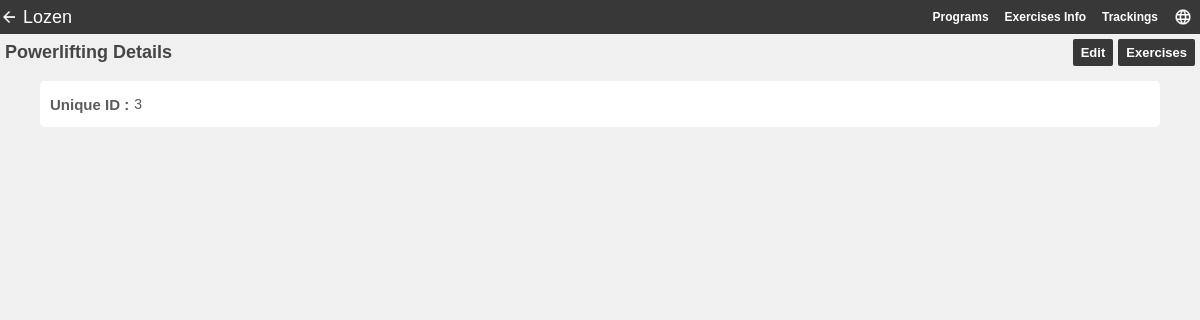
/programs/detail?program_id=3, run on an earlier commit of the app's database.
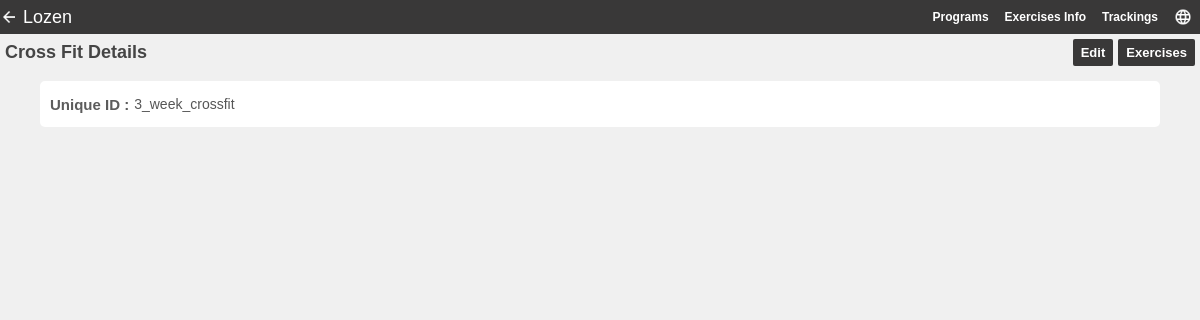
And on a later commit of the database.
### programs/models.py (models this page shows)
class Program(models.Model):
  training = models.ForeignKey(Training, on_delete=models.CASCADE)
  unique_id = models.CharField(max_length=32, unique=True, blank=False, null=False)
  version = models.PositiveSmallIntegerField()

### trainings/models.py (models this page shows)
class Training(models.Model):
  title = models.CharField(max_length=32)
  version = models.PositiveSmallIntegerField()

### programs/views.py (the view)
# urls.py: path('detail?program_id=<int:pk>',views.ProgramDetailView.as_view(), name='detail'),
class ProgramDetailView(DetailView):
    model = Program
    template_name = 'programs/detail.html'
    context_object_name = 'program'
    def get_context_data(self, **kwargs):
        context = super().get_context_data(**kwargs)
        training_id = self.object.training_id
        language_id = 1
        context.update(dict(
            url_back = reverse_lazy('programs:list', kwargs=dict(training_id=training_id, language_id=language_id)),
        ))
        return context

### programs/templates/programs/detail.html (shortened to what this page needs)
{% extends 'base.html' %}
{% load static %}
{% block btn_back %}
  <a class="icon ic-back" href="{{url_back}}"></a>
{% endblock %}
{% block links %}
  <link rel="stylesheet" href="{% static 'css/detail.css' %}">
{% endblock %}
{% block content %}
  <header>
    <div class="header-title">{{program.training.title}} Details</div>
    <div class="row">
      <a class="btn-link" href="{% url 'programs:update' program.id%}">Edit</a>
      <a class="btn-link" href="{% url 'exercises:list' program_id=program.id week=1 day=1 %}">Exercises</a>
    </div>
  </header>
  <div class="dl-container">
    <dl>
      <div class="dl-group flat">
        <dt>Unique ID :</dt>
        <dd>{{program.unique_id}}</dd>
      </div>
    </dl>
  </div>
{% endblock %}

What changed in the data, as far as the page shows it:
changed Program: training "Powerlifting" → "Cross Fit"; unique_id "3" → "3_week_crossfit"
